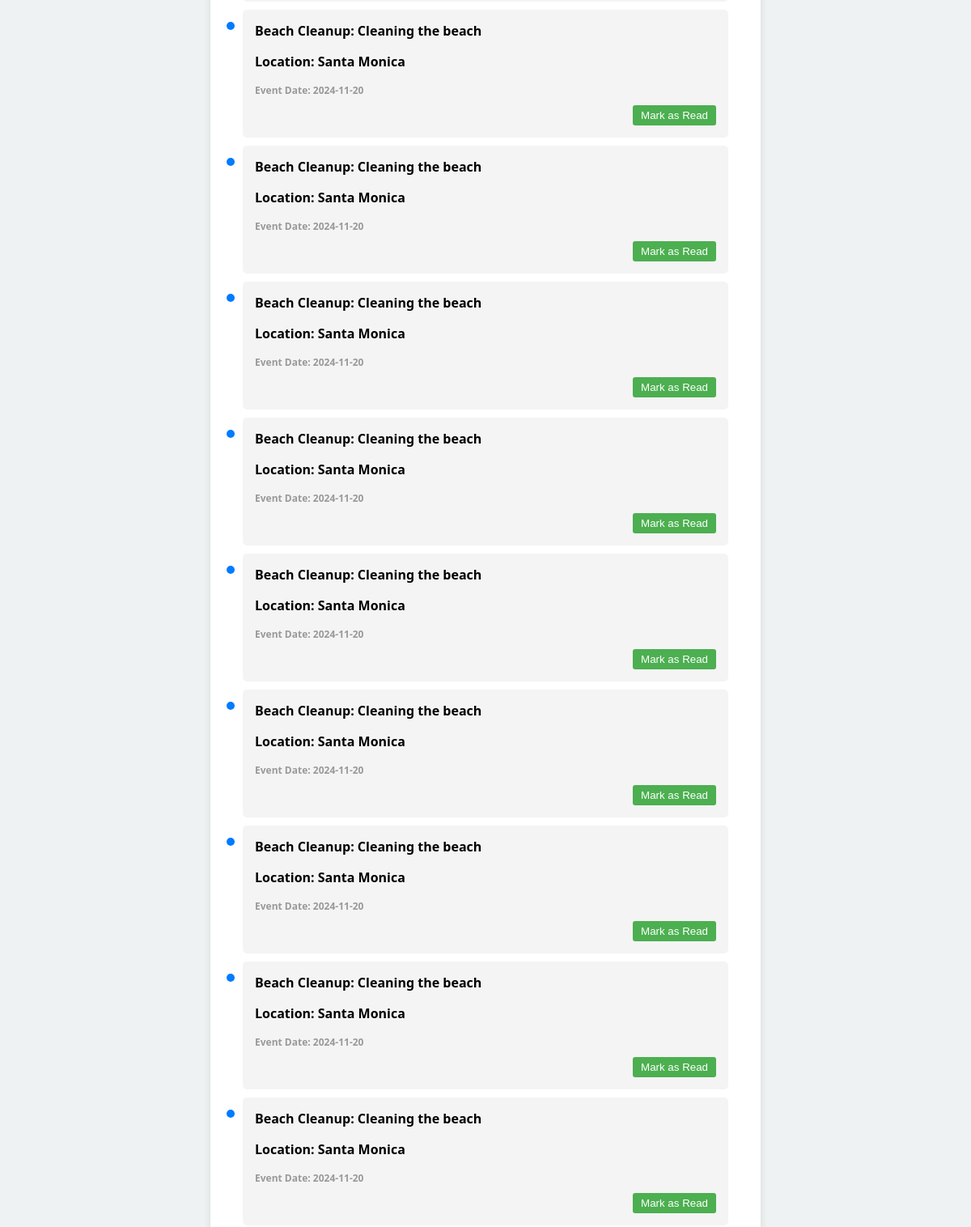
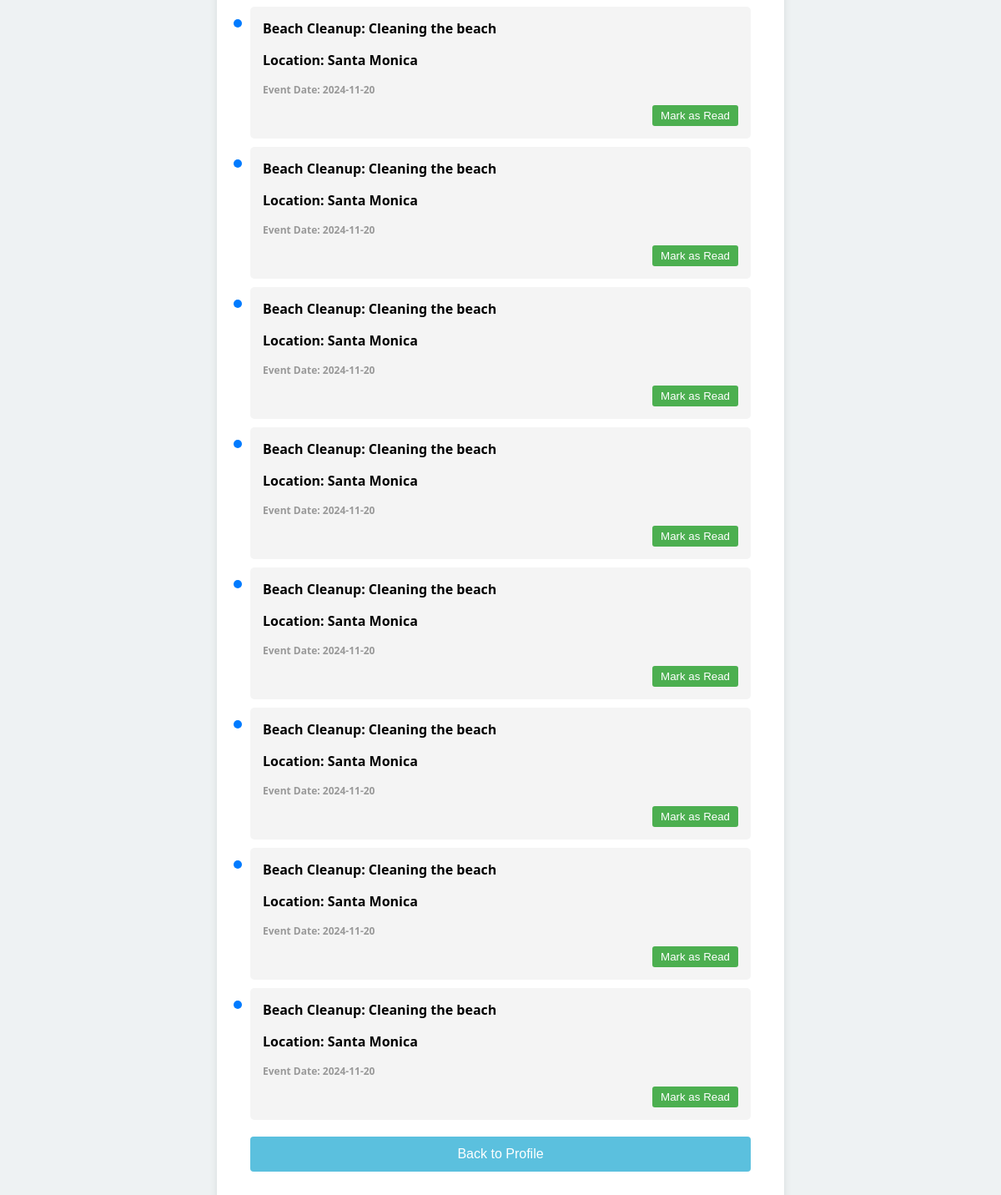
Screenshot of /notifications (signed in) with the database file from the repository (2 pictures, top to bottom).
### tables this page shows
CREATE TABLE "Notifications" (
	"id"	INTEGER,
	"user_id"	INTEGER NOT NULL,
	"event_name"	TEXT NOT NULL,
	"event_description"	TEXT NOT NULL,
	"location"	TEXT NOT NULL,
	"notifications_date"	DATETIME,
	"read_status"	INTEGER NOT NULL DEFAULT 0,
	PRIMARY KEY("id" AUTOINCREMENT)
);

### server.py (the view, shortened to what this page needs)
@app.route('/notifications')
def notifications():
    if 'user_id' not in session:
        return redirect(url_for('splash_screen'))
    user_id = session['user_id']
    user_skills_query = """
        SELECT skill_name
        FROM Skills
        JOIN Volunteer_Skills ON Skills.id = Volunteer_Skills.skill_id
        WHERE Volunteer_Skills.user_id = :user_id
    """
    user_skills_df = pd.read_sql(user_skills_query, engine, params={'user_id': user_id})
    user_skills = set(user_skills_df['skill_name'].tolist())
    matching_events_query = """
        SELECT id, event_name, event_description, location, required_skills, event_date
        FROM Events
        WHERE event_date >= DATE('now', '-1 day')  -- Events happening today or later
        AND (
            SELECT COUNT(1)
            FROM Notifications
            WHERE Notifications.user_id = :user_id
            AND Notifications.event_name = Events.event_name
        ) = 0
    """
    matching_events_df = pd.read_sql(matching_events_query, engine, params={'user_id': user_id})
    notifications_query = """
        SELECT id, event_name, event_description, location, notifications_date, read_status
        FROM Notifications
        WHERE user_id = :user_id
        ORDER BY notifications_date DESC
    """
    notifications_df = pd.read_sql(notifications_query, engine, params={'user_id': user_id})
    notifications = notifications_df.to_dict(orient='records')
    return render_template('notifications.html', notifications=notifications)

### templates/notifications.html (shortened to what this page needs)
<!DOCTYPE html>
<html lang="en">
<head>
</head>
<body>
    <div class="notifications-container">
        <ul id="notification-list">
            {% for notification in notifications %}
            <li class="{% if not notification['read_status'] %}unread{% endif %}">
                {% if not notification['read_status'] %}
                <div class="blue-circle"></div>
                {% endif %}
                <div>
                    <strong>{{ notification['event_name'] }}: {{ notification['event_description'] }}</strong>
                    <p>Location: {{ notification['location'] }}</p>
                    <div class="timestamp">Event Date: {{ notification['notifications_date'] }}</div>
                </div>
                <div class="actions">
                    {% if not notification['read_status'] %}
                        <button class="mark-read" data-notification-id="{{ notification['id'] }}">Mark as Read</button>
                    {% else %}
                        <button disabled>Read</button>
                    {% endif %}
                </div>
            </li>
            {% endfor %}
        </ul>
        <div class="back-button">
            <button onclick="window.history.back();">Back to Profile</button>
        </div>
    </div>
</body>
</html>

### templates/notifications.html (style rules this page uses)
body { font-family: 'Segoe UI', Tahoma, Geneva, Verdana, sans-serif; background-color: #eef2f3; display: flex; justify-content: center; align-items: center; height: 100vh; margin: 0; }
.notifications-container { background-color: #fff; padding: 40px; border-radius: 10px; width: 600px; max-width: 100%; box-shadow: 0 4px 10px rgba(0, 0, 0, 0.1); }
ul { list-style: none; padding: 0; }
li { background-color: #f4f4f4; margin-bottom: 10px; padding: 15px; border-radius: 5px; position: relative; }
li.unread { font-weight: bold; }
.blue-circle { width: 10px; height: 10px; background-color: #007bff; border-radius: 50%; position: absolute; top: 15px; left: -20px; }
.timestamp { color: #999; font-size: 12px; }
.actions { margin-top: 10px; text-align: right; }
.actions button { background-color: #4CAF50; color: white; border: none; padding: 5px 10px; border-radius: 3px; cursor: pointer; }
.back-button { margin-top: 20px; text-align: center; }
.back-button button { padding: 12px; background-color: #5bc0de; border: none; border-radius: 4px; color: white; font-size: 16px; cursor: pointer; width: 100%; }

### rows the page displays
Notifications: read_status 0 (drawn), event_name "Beach Cleanup", event_description "Cleaning the beach", location "Santa Monica", notifications_date "2024-11-20"
Notifications: read_status 0 (drawn), event_name "Beach Cleanup", event_description "Cleaning the beach", location "Santa Monica", notifications_date "2024-11-20"
Notifications: read_status 0 (drawn), event_name "Beach Cleanup", event_description "Cleaning the beach", location "Santa Monica", notifications_date "2024-11-20"
Notifications: read_status 0 (drawn), event_name "Beach Cleanup", event_description "Cleaning the beach", location "Santa Monica", notifications_date "2024-11-20"
Notifications: read_status 0 (drawn), event_name "Beach Cleanup", event_description "Cleaning the beach", location "Santa Monica", notifications_date "2024-11-20"
Notifications: read_status 0 (drawn), event_name "Beach Cleanup", event_description "Cleaning the beach", location "Santa Monica", notifications_date "2024-11-20"
Notifications: read_status 0 (drawn), event_name "Beach Cleanup", event_description "Cleaning the beach", location "Santa Monica", notifications_date "2024-11-20"
Notifications: read_status 0 (drawn), event_name "Beach Cleanup", event_description "Cleaning the beach", location "Santa Monica", notifications_date "2024-11-20"
Notifications: read_status 0 (drawn), event_name "Beach Cleanup", event_description "Cleaning the beach", location "Santa Monica", notifications_date "2024-11-20"
Notifications: read_status 0 (drawn), event_name "Beach Cleanup", event_description "Cleaning the beach", location "Santa Monica", notifications_date "2024-11-20"
Notifications: read_status 0 (drawn), event_name "Beach Cleanup", event_description "Cleaning the beach", location "Santa Monica", notifications_date "2024-11-20"
Notifications: read_status 0 (drawn), event_name "Beach Cleanup", event_description "Cleaning the beach", location "Santa Monica", notifications_date "2024-11-20"
Notifications: read_status 0 (drawn), event_name "Beach Cleanup", event_description "Cleaning the beach", location "Santa Monica", notifications_date "2024-11-20"
Notifications: read_status 0 (drawn), event_name "Beach Cleanup", event_description "Cleaning the beach", location "Santa Monica", notifications_date "2024-11-20"
Notifications: read_status 0 (drawn), event_name "Beach Cleanup", event_description "Cleaning the beach", location "Santa Monica", notifications_date "2024-11-20"
Notifications: read_status 0 (drawn), event_name "Beach Cleanup", event_description "Cleaning the beach", location "Santa Monica", notifications_date "2024-11-20"
Notifications: read_status 0 (drawn), event_name "Beach Cleanup", event_description "Cleaning the beach", location "Santa Monica", notifications_date "2024-11-20"
